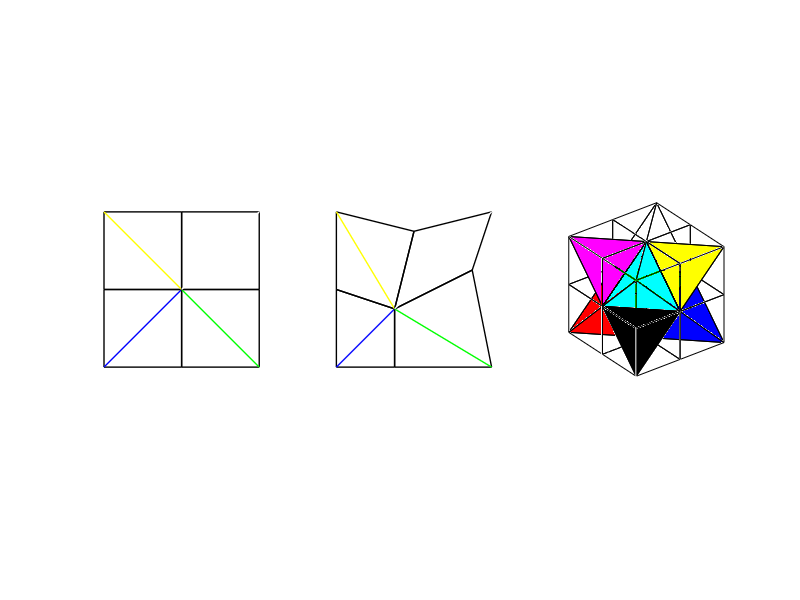

Write the MATLAB code that produced this figure.
function barycentric()
    clf;
    
    subplot(1,3,1);
    xp=[1];  yp=[1];  dx=[0];  dy=[0];
    draw_bary2D(0,0,'b-',xp,yp,dx,dy);
    draw_bary2D(0,1,'y-',xp,yp,dx,dy);
    draw_bary2D(1,0,'g-',xp,yp,dx,dy);
    draw_bary2D(1,1,'w-',xp,yp,dx,dy);
    
%%
    subplot(1,3,2);cla
    xp=[1,1,2,1];  yp=[1,2,1,0];  dx=[-0.25,0,-0.25,-0.25];  dy=[-0.25,-0.25,0.25,0];
%     xp=[1,1,2,1];  yp=[1,2,1,0];  
%     dx=randn(1,4); dy = randn(1,4)
    draw_bary2D(0,0,'b-',xp,yp,dx,dy);
    draw_bary2D(0,1,'y-',xp,yp,dx,dy);
    draw_bary2D(1,0,'g-',xp,yp,dx,dy);
    draw_bary2D(1,1,'w-',xp,yp,dx,dy);
%%
    
    subplot(1,3,3);
    draw_bary3D(0,0,0,'k');
    draw_bary3D(0,1,0,'r');
    draw_bary3D(1,0,0,'b');
    draw_bary3D(1,1,0,'g');
    draw_bary3D(0,0,1,'c');
    draw_bary3D(0,1,1,'m');
    draw_bary3D(1,0,1,'y');
    draw_bary3D(1,1,1,'w');
end

function [xs,ys] = move_coord(xs,ys,xp,yp,dx,dy)
    for is=1:length(xs)
        for ip=1:length(xp)
            if xs(is)==xp(ip) && ys(is)==yp(ip)
                xs(is)=xs(is)+dx(ip);
                ys(is)=ys(is)+dy(ip);
            end
        end
    end
end

function draw_bary2D(x0,y0,c,xp,yp,dx,dy)
    hold on;
    axis square;  axis off;

    % square
    [xm,ym] = move_coord([x0,x0+1],[y0,y0],xp,yp,dx,dy);
    plot(xm,ym,'k-','linewidth',1);
    [xm,ym] = move_coord([x0+1,x0+1],[y0,y0+1],xp,yp,dx,dy);
    plot(xm,ym,'k-','linewidth',1);
    [xm,ym] = move_coord([x0+1,x0],[y0+1,y0+1],xp,yp,dx,dy);
    plot(xm,ym,'k-','linewidth',1);
    [xm,ym] = move_coord([x0,x0],[y0+1,y0],xp,yp,dx,dy);
    plot(xm,ym,'k-','linewidth',1);

    % diagonal
    if mod(x0+y0,2)==1
        [xm,ym] = move_coord([x0+1,x0],[y0,y0+1],xp,yp,dx,dy);
        plot(xm,ym,c,'linewidth',1)
    else
        [xm,ym] = move_coord([x0,x0+1],[y0,y0+1],xp,yp,dx,dy);
        plot(xm,ym,c,'linewidth',1)
    end
end

function draw_bary3D(x0,y0,z0,c)
    hold on;
    axis square;  axis off;

    % vertical posts
    plot3([x0,x0],[y0,y0],[z0,z0+1],'k-');
    plot3([x0,x0],[y0+1,y0+1],[z0,z0+1],'k-');
    plot3([x0+1,x0+1],[y0,y0],[z0,z0+1],'k-');
    plot3([x0+1,x0+1],[y0+1,y0+1],[z0,z0+1],'k-');

    % bottom square
    plot3([x0,x0+1],[y0,y0],[z0,z0],'k-');
    plot3([x0+1,x0+1],[y0,y0+1],[z0,z0],'k-');
    plot3([x0+1,x0],[y0+1,y0+1],[z0,z0],'k-');
    plot3([x0,x0],[y0+1,y0],[z0,z0],'k-');

    % top square
    plot3([x0,x0+1],[y0,y0],[z0+1,z0+1],'k-');
    plot3([x0+1,x0+1],[y0,y0+1],[z0+1,z0+1],'k-');
    plot3([x0+1,x0],[y0+1,y0+1],[z0+1,z0+1],'k-');
    plot3([x0,x0],[y0+1,y0],[z0+1,z0+1],'k-');

    % inner tetrahedron
    if mod(x0+y0+z0,2)==1
        fill3([x0+1,x0,x0],[y0,y0+1,y0],[z0,z0,z0+1],c)
        fill3([x0+1,x0,x0+1],[y0,y0,y0+1],[z0,z0+1,z0+1],c)
        fill3([x0,x0,x0+1],[y0+1,y0,y0+1],[z0,z0+1,z0+1],c)
        fill3([x0+1,x0+1,x0],[y0,y0+1,y0+1],[z0,z0+1,z0],c)
    else
        fill3([x0,x0+1,x0],[y0,y0,y0+1],[z0,z0+1,z0+1],c)
        fill3([x0,x0+1,x0],[y0,y0+1,y0+1],[z0,z0,z0+1],c)
        fill3([x0,x0+1,x0+1],[y0,y0+1,y0],[z0,z0,z0+1],c)
        fill3([x0+1,x0+1,x0],[y0+1,y0,y0+1],[z0,z0+1,z0+1],c)
    end
end